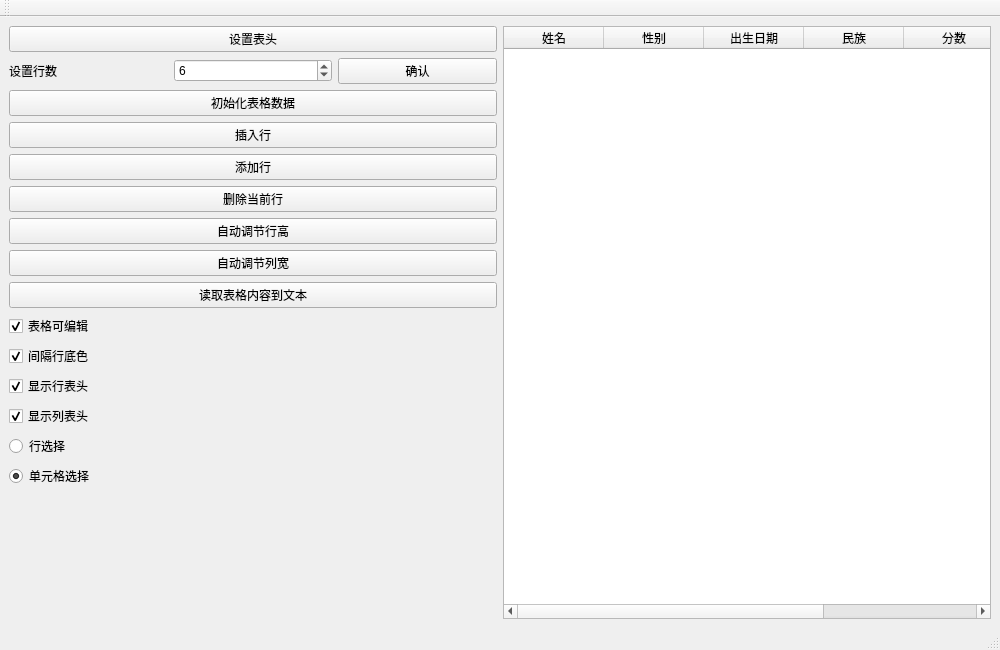
<?xml version="1.0" encoding="UTF-8"?>
<ui version="4.0">
 <class>QWMainWind</class>
 <widget class="QMainWindow" name="QWMainWind">
  <property name="geometry">
   <rect>
    <x>0</x>
    <y>0</y>
    <width>1000</width>
    <height>650</height>
   </rect>
  </property>
  <property name="windowTitle">
   <string>QTableWidget的使用</string>
  </property>
  <widget class="QWidget" name="centralWidget">
   <layout class="QHBoxLayout" name="horizontalLayout">
    <item>
     <widget class="QSplitter" name="splitter">
      <property name="orientation">
       <enum>Qt::Horizontal</enum>
      </property>
      <widget class="QWidget" name="controlPanel">
       <layout class="QVBoxLayout" name="verticalLayout">
        <item>
         <widget class="QPushButton" name="btnSetHeader">
          <property name="text">
           <string>设置表头</string>
          </property>
         </widget>
        </item>
        <item>
         <layout class="QHBoxLayout" name="hboxRowCount">
          <item>
           <widget class="QLabel" name="labRowCount">
            <property name="text">
             <string>设置行数</string>
            </property>
           </widget>
          </item>
          <item>
           <widget class="QSpinBox" name="spinBoxRowCount">
            <property name="minimum">
             <number>1</number>
            </property>
            <property name="maximum">
             <number>50</number>
            </property>
            <property name="value">
             <number>6</number>
            </property>
           </widget>
          </item>
          <item>
           <widget class="QPushButton" name="btnSetRowCount">
            <property name="text">
             <string>确认</string>
            </property>
           </widget>
          </item>
         </layout>
        </item>
        <item>
         <widget class="QPushButton" name="btnInitData">
          <property name="text">
           <string>初始化表格数据</string>
          </property>
         </widget>
        </item>
        <item>
         <widget class="QPushButton" name="btnInsertRow">
          <property name="text">
           <string>插入行</string>
          </property>
         </widget>
        </item>
        <item>
         <widget class="QPushButton" name="btnAppendRow">
          <property name="text">
           <string>添加行</string>
          </property>
         </widget>
        </item>
        <item>
         <widget class="QPushButton" name="btnDelCurRow">
          <property name="text">
           <string>删除当前行</string>
          </property>
         </widget>
        </item>
        <item>
         <widget class="QPushButton" name="btnAutoH">
          <property name="text">
           <string>自动调节行高</string>
          </property>
         </widget>
        </item>
        <item>
         <widget class="QPushButton" name="btnAutoV">
          <property name="text">
           <string>自动调节列宽</string>
          </property>
         </widget>
        </item>
        <item>
         <widget class="QPushButton" name="btnReadToText">
          <property name="text">
           <string>读取表格内容到文本</string>
          </property>
         </widget>
        </item>
        <item>
         <widget class="QCheckBox" name="chkTableEdit">
          <property name="text">
           <string>表格可编辑</string>
          </property>
          <property name="checked">
           <bool>true</bool>
          </property>
         </widget>
        </item>
        <item>
         <widget class="QCheckBox" name="chkRowColor">
          <property name="text">
           <string>间隔行底色</string>
          </property>
          <property name="checked">
           <bool>true</bool>
          </property>
         </widget>
        </item>
        <item>
         <widget class="QCheckBox" name="chkRowHeader">
          <property name="text">
           <string>显示行表头</string>
          </property>
          <property name="checked">
           <bool>true</bool>
          </property>
         </widget>
        </item>
        <item>
         <widget class="QCheckBox" name="chkColHeader">
          <property name="text">
           <string>显示列表头</string>
          </property>
          <property name="checked">
           <bool>true</bool>
          </property>
         </widget>
        </item>
        <item>
         <widget class="QRadioButton" name="radioRowSelect">
          <property name="text">
           <string>行选择</string>
          </property>
         </widget>
        </item>
        <item>
         <widget class="QRadioButton" name="radioCellSelect">
          <property name="text">
           <string>单元格选择</string>
          </property>
          <property name="checked">
           <bool>true</bool>
          </property>
         </widget>
        </item>
        <item>
         <spacer name="verticalSpacer">
          <property name="orientation">
           <enum>Qt::Vertical</enum>
          </property>
          <property name="sizeHint" stdset="0">
           <size>
            <width>20</width>
            <height>40</height>
           </size>
          </property>
         </spacer>
        </item>
       </layout>
      </widget>
     </widget>
    </item>
    <item>
     <widget class="QTableWidget" name="tableWidget">
      <property name="alternatingRowColors">
       <bool>true</bool>
      </property>
      <property name="selectionBehavior">
       <enum>QAbstractItemView::SelectItems</enum>
      </property>
      <attribute name="horizontalHeaderDefaultSectionSize">
       <number>100</number>
      </attribute>
      <column>
       <property name="text">
        <string>姓名</string>
       </property>
      </column>
      <column>
       <property name="text">
        <string>性别</string>
       </property>
      </column>
      <column>
       <property name="text">
        <string>出生日期</string>
       </property>
      </column>
      <column>
       <property name="text">
        <string>民族</string>
       </property>
      </column>
      <column>
       <property name="text">
        <string>分数</string>
       </property>
      </column>
      <column>
       <property name="text">
        <string>是否党员</string>
       </property>
      </column>
     </widget>
    </item>
   </layout>
  </widget>
  <widget class="QToolBar" name="mainToolBar">
   <property name="windowTitle">
    <string>工具栏</string>
   </property>
   <attribute name="toolBarArea">
    <enum>TopToolBarArea</enum>
   </attribute>
   <attribute name="toolBarBreak">
    <bool>false</bool>
   </attribute>
  </widget>
  <widget class="QStatusBar" name="statusBar"/>
 </widget>
 <resources/>
 <connections/>
</ui>
